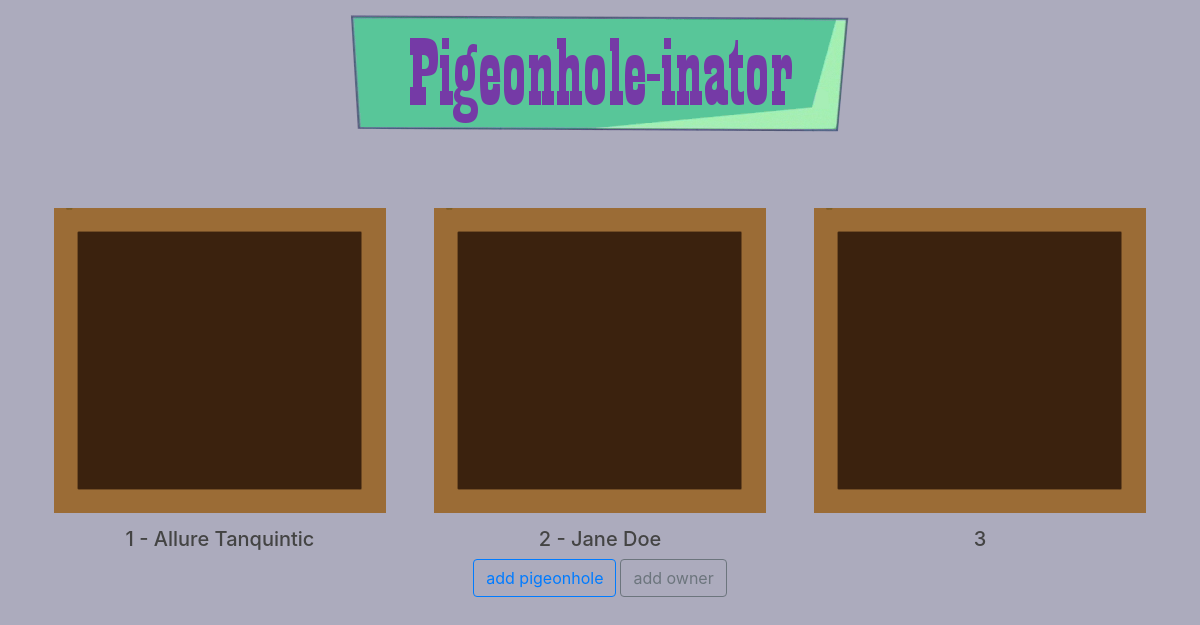
Before: / with the older database file.
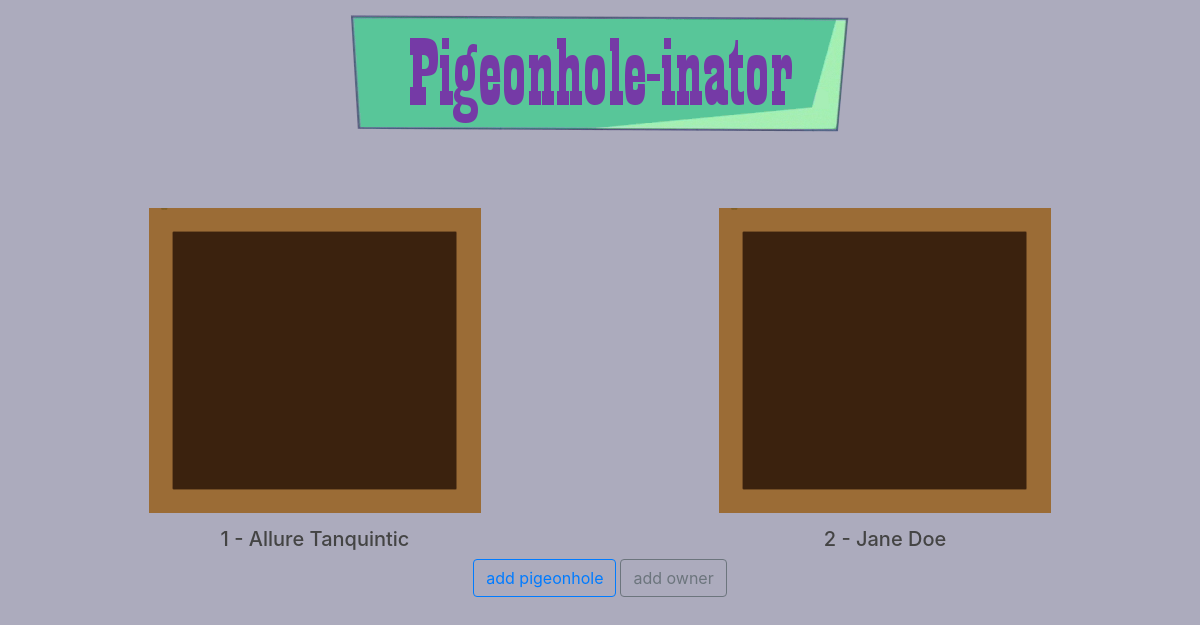
After: the same page with the newer database file.
### pigeonhole/models.py (models this page shows, shortened)
class Pigeonhole(models.Model):
	p_number = models.IntegerField('Pigeonhole number')
	item = models.BooleanField(default=False)

class Owner(models.Model):
	name = models.CharField(max_length = 100)
	email = models.EmailField()
	idNo = models.CharField(max_length=10)
	pigeonhole = models.OneToOneField(Pigeonhole, related_name = "owner", on_delete=models.CASCADE)
	def __str__(self):
		return self.name

### pigeonhole/views.py (the view)
# urls.py: path('', views.homepage, name = 'homepage'),
def homepage(request):
	context = {
		'pigeonhole' : Pigeonhole.objects.all().order_by('p_number'),
		'owner': Owner.objects.all(),
	}
	return render(request, 'pigeonhole/home.html', context)

### pigeonhole/templates/pigeonhole/home.html (shortened to what this page needs)
{% extends "pigeonhole/index.html" %}
{% load static %}
{% block content %}
	<div class="container" style="margin-top: 5em; padding-bottom: 2em;">
			{% for ph in pigeonhole %}
			    {% if forloop.first %}<div class="row">{% endif %}
			    <div class="col">
			    	<center>
		            <a class=hole data-toggle="modal" data-target="#ph-item{{ ph.pk }}">
					    <img class="hole" src="{% static 'pigeonhole/hole_one.png' %}" usemap="#hole"/>
					</a>
					<h5>
						{{ ph.p_number }}
						{% if ph.owner %}
							-  {{ph.owner}}
						{% endif %}
					</h5>
					</center>
		        </div>
			    {% if forloop.last %}</div>{% endif %}
			{% endfor %}
			<center>
			<a class="btn btn-outline-primary" href="{% url 'create-pigeonhole' %}">add pigeonhole</a>
			<a class="btn btn-outline-secondary" href = "{% url 'add-owner' %}"> add owner </a>
			</center>
	</div>
{% endblock %}

Changed rows visible on the page:
removed Pigeonhole: p_number "3"
